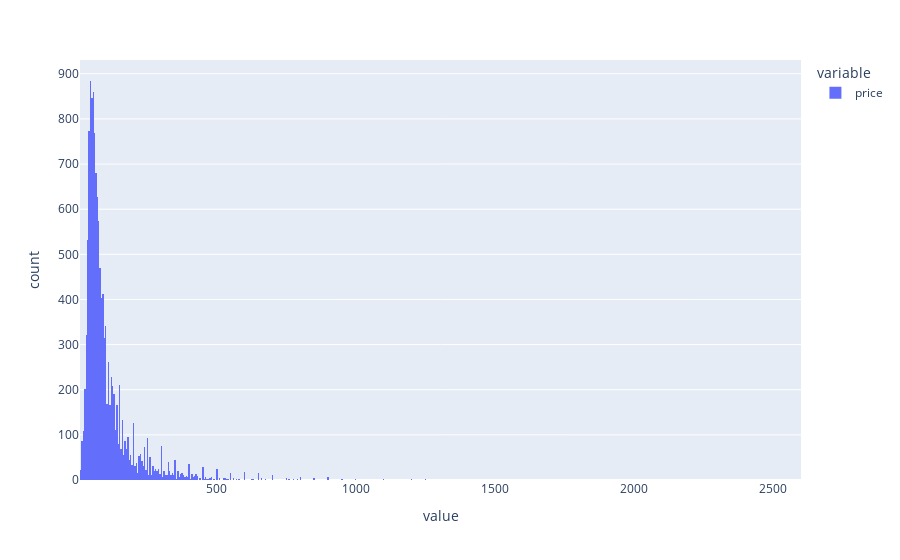

Notebook code for this chart:
### Code cell
px.histogram(df['price'])

### Figure 1 — Plotly figure (JSON) as saved in the notebook; plotly's stock layout.template omitted (floating-point values rounded to 4 significant figures; data arrays with more than 128 entries replaced by an {"elided": "..."} marker saying what was removed)
{"data": [{"alignmentgroup": "True", "bingroup": "x", "hovertemplate": "variable=price<br>value=%{x}<br>count=%{y}<extra></extra>", "legendgroup": "price", "marker": {"color": "#636efa", "pattern": {"shape": ""}}, "name": "price", "offsetgroup": "price", "orientation": "v", "showlegend": true, "type": "histogram", "x": {"elided": "13139 float values"}, "xaxis": "x", "yaxis": "y"}], "layout": {"barmode": "relative", "legend": {"title": {"text": "variable"}, "tracegroupgap": 0}, "margin": {"t": 60}, "xaxis": {"anchor": "y", "domain": [0, 1], "title": {"text": "value"}}, "yaxis": {"anchor": "x", "domain": [0, 1], "title": {"text": "count"}}}}
